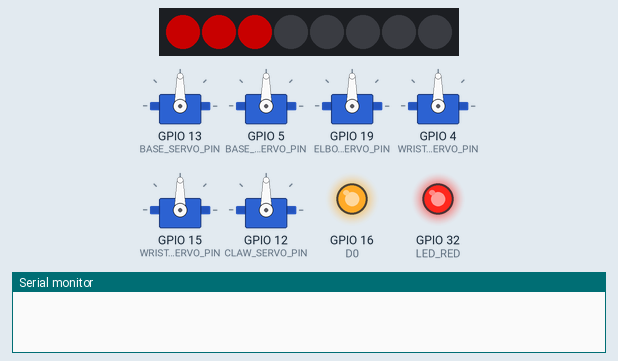
Recording of a program running on a simulated ESP32. Parts: 6 × servo, 8 RGB LEDs in strip order, left to right, output pins drawn as LEDs (lit = HIGH), the last lines printed to the serial monitor. Dim RGB values are drawn brighter than linear.

Above: at 0.2 s.
At 3.5 s:
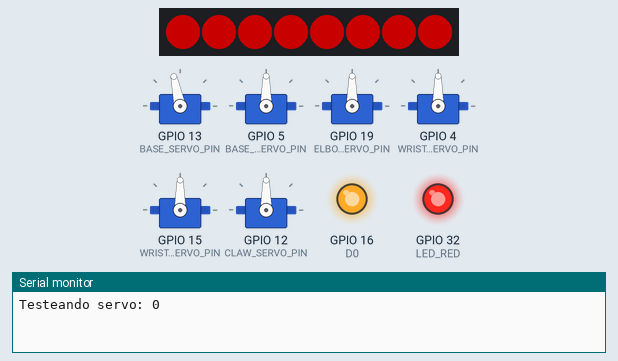
At 7.1 s:
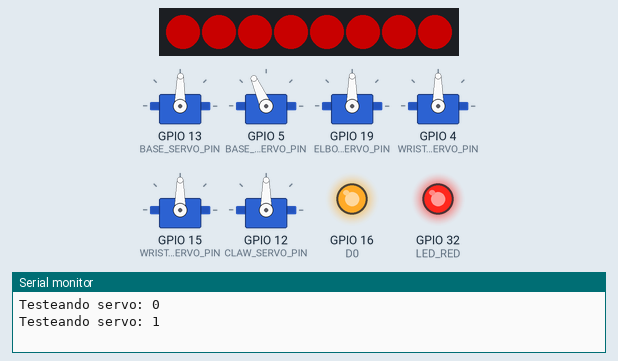
At 14.8 s:
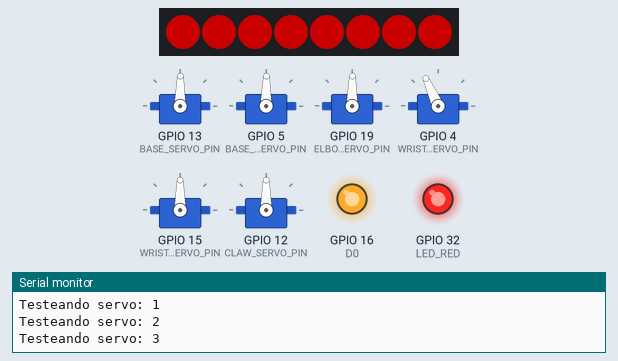
At 22.2 s:
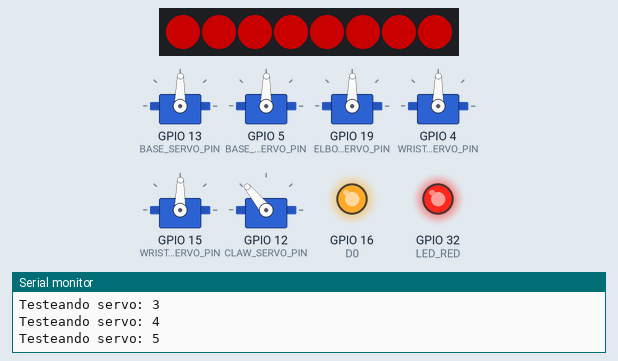
At 29.95 s:
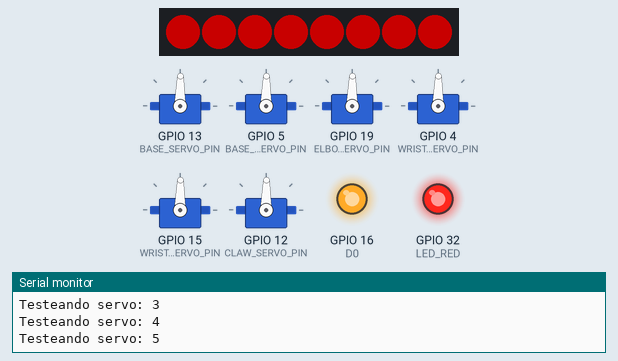
Timing chart, 0 to 40.0 s (numbered marks = the images above):
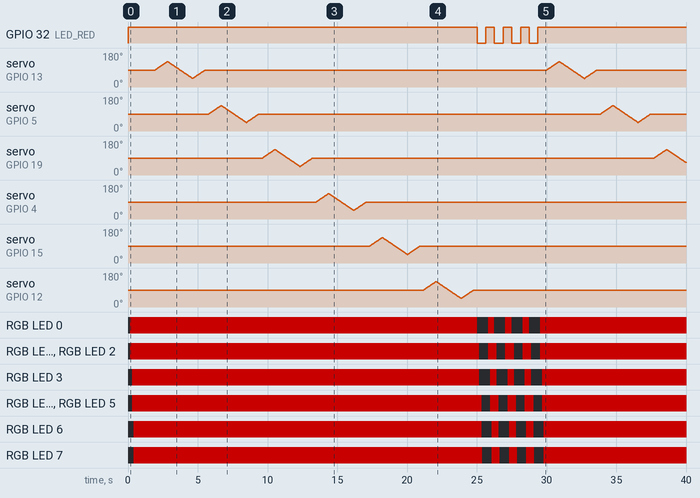

The program:

main.cpp
```cpp
// (licence header left out)
/*******************************************************************************
 * INCLUDE HEADER FILES
 ******************************************************************************/

#include <Arduino.h>
#include <ESP32Servo.h>
#include <FastLED.h>

#include "debug.h"
#include "pin_defines.h"

/*******************************************************************************
 * CONSTANT AND MACRO DEFINITIONS USING #DEFINE
 ******************************************************************************/

#define SMOOTH_TARGET 0.03 // multiplier for the target value on smoothing
#define SMOOTH_PREV 0.97   // multiplier for the previous value on smoothing
#define POS_TOLERANCE 0.5  // Tolerance for position, in degrees

/*******************************************************************************
 * ENUMERATIONS AND STRUCTURES AND TYPEDEFS
 ******************************************************************************/

typedef enum subs
{
    SUB_BASE, // Los 6 subs de los servos tienen que ser siempre los primeros 6
    SUB_BASE_JOINT,
    SUB_ELBOW,
    SUB_WRIST_YAW,
    SUB_WRIST_PITCH,
    SUB_CLAW,
    SUB_RGB,
    SUB_LED_RED,
    SUBSCRIPTIONS
} SUBS_T;

/*******************************************************************************
 * FUNCTION PROTOTYPES FOR PRIVATE FUNCTIONS WITH FILE LEVEL SCOPE
 ******************************************************************************/

static void setup_gpios(void);
static void cycle_color(CRGB color);

/*******************************************************************************
 * ROM CONST VARIABLES WITH FILE LEVEL SCOPE
 ******************************************************************************/

/*******************************************************************************
 * STATIC VARIABLES AND CONST VARIABLES WITH FILE LEVEL SCOPE
 ******************************************************************************/

static Servo servos[6];

// RGB strip
static CRGB leds[NUM_LEDS];

/*******************************************************************************
 *******************************************************************************
                        GLOBAL FUNCTION DEFINITIONS
 *******************************************************************************
 ******************************************************************************/

void setup()
{
    Serial.begin(115200);

    setup_gpios(); // initialize used GPIOS

    pinMode(LED_RED, OUTPUT);
    digitalWrite(LED_RED, LOW);

    ESP32PWM::allocateTimer(0);
    ESP32PWM::allocateTimer(1);
    ESP32PWM::allocateTimer(2);
    ESP32PWM::allocateTimer(3);

    for (int i = 0; i < 6; i++)
    {
        // if(i == SUB_ELBOW) continue;
        servos[i].setPeriodHertz(50); // standard 50 hz servo
    }

    servos[SUB_BASE].attach(BASE_SERVO_PIN, 1000, 2000);
    servos[SUB_BASE_JOINT].attach(BASE_JOINT_SERVO_PIN, 1000, 2000);
    servos[SUB_ELBOW].attach(ELBOW_SERVO_PIN, 1000, 2000);
    servos[SUB_WRIST_YAW].attach(WRIST_YAW_SERVO_PIN, 1000, 2000);
    servos[SUB_WRIST_PITCH].attach(WRIST_PITCH_SERVO_PIN, 1000, 2000);
    servos[SUB_CLAW].attach(CLAW_SERVO_PIN, 1000, 2000);

    FastLED.addLeds<WS2812B, LED_PIN, GRB>(leds, NUM_LEDS);
    FastLED.setBrightness(100);

    digitalWrite(LED_RED, HIGH);
    cycle_color(CRGB::Red);

    for (int i = 0; i < 6; i++)
    {
        servos[i].write(90);
        delay(250);
    }

    for (int i = 0; i < 6; i++)
    {
        // if(i == SUB_ELBOW) continue;

        Serial.print("\n\nTesteando servo: ");
        Serial.println(i);
        Serial.println("\n");

        for (int j = 90; j < 135; j++)
        {
            servos[i].write(j);
            delay(20);
        }
        for (int j = 135; j > 45; j--)
        {
            servos[i].write(j);
            delay(20);
        }
        for (int j = 45; j < 90; j++)
        {
            servos[i].write(j);
            delay(20);
        }

        delay(250);
    }
}

void loop()
{
    digitalWrite(LED_RED, LOW);
    cycle_color(CRGB::Black);
    delay(200);
    digitalWrite(LED_RED, HIGH);
    cycle_color(CRGB::Red);
    delay(200);

    digitalWrite(LED_RED, LOW);
    cycle_color(CRGB::Black);
    delay(200);
    digitalWrite(LED_RED, HIGH);
    cycle_color(CRGB::Red);
    delay(200);

    digitalWrite(LED_RED, LOW);
    cycle_color(CRGB::Black);
    delay(200);
    digitalWrite(LED_RED, HIGH);
    cycle_color(CRGB::Red);
    delay(200);

    digitalWrite(LED_RED, LOW);
    cycle_color(CRGB::Black);
    delay(200);
    digitalWrite(LED_RED, HIGH);
    cycle_color(CRGB::Red);
    delay(200);

    for (int i = 0; i < 6; i++)
    {

        // if(i == SUB_ELBOW) continue;
        Serial.print("\n\nTesteando servo: ");
        Serial.println(i);
        Serial.println("\n");

        for (int j = 90; j < 135; j++)
        {
            servos[i].write(j);
            delay(20);
        }
        for (int j = 135; j > 45; j--)
        {
            servos[i].write(j);
            delay(20);
        }
        for (int j = 45; j < 90; j++)
        {
            servos[i].write(j);
            delay(20);
        }

        delay(250);
    }
}

/*******************************************************************************
 *******************************************************************************
                        LOCAL FUNCTION DEFINITIONS
 *******************************************************************************
 ******************************************************************************/

static void setup_gpios(void)
{
    pinMode(Board_LED, OUTPUT);
    digitalWrite(Board_LED, Board_LED_OFF);
    pinMode(External_LED, OUTPUT);
    digitalWrite(External_LED, External_LED_OFF);
}

static void cycle_color(CRGB color)
{
    for (int i = 0; i < NUM_LEDS; i++)
    {
        leds[i] = CRGB::Black;
        FastLED.show();
        delay(50);
        leds[i] = color;
        FastLED.show();
    }
    FastLED.show();
}
```

debug.h
```cpp
// (licence header left out)
#ifndef _DEBUG_H_
#define _DEBUG_H_

/*******************************************************************************
 * CONSTANT AND MACRO DEFINITIONS USING #DEFINE
 ******************************************************************************/

#define DEBUG_OFF 0
#define DEBUG_ON 1
#define debug DEBUG_ON
#define debug_message(fmt)     \
    do                         \
    {                          \
        if (debug)             \
            Serial.print(fmt); \
    } while (0)

#define serial_message(fmt)          \
    do                               \
    {                                \
        if (debug)                   \
            Serial.print(">>> ");    \
        Serial.print(fmt);           \
        if (debug)                   \
            Serial.print(" <<<<\n"); \
    } while (0)

#endif // _DEBUG_H_
```

pin_defines.h
```cpp
// (licence header left out)
#ifndef _PIN_DEFINES_H_
#define _PIN_DEFINES_H_

/*******************************************************************************
 * CONSTANT AND MACRO DEFINITIONS USING #DEFINE
 ******************************************************************************/

#define D0  16
#define D1  5
#define D2  4
#define D3  0
#define D4  2
#define D5  14
#define D6  12
#define D7  13
#define D8  15

#define BASE_SERVO_PIN          13 //funciona
#define BASE_JOINT_SERVO_PIN    05 //funciona
#define ELBOW_SERVO_PIN         19 //no funciona
#define WRIST_YAW_SERVO_PIN     4 //funciona
#define WRIST_PITCH_SERVO_PIN   15 //funciona
#define CLAW_SERVO_PIN          12 //funciona

#define NUM_LEDS  8
#define LED_PIN   14

#define LED_RED   32 //funciona

#define Board_LED D0
#define External_LED D1
#define Board_LED_OFF  1
#define Board_LED_ON   0
#define External_LED_OFF  0
#define External_LED_ON   1

#endif // _PIN_DEFINES_H
```

Measured:
- by itself, GPIO 32 (LED_RED): alternates HIGH for 0.62 s and LOW for 0.62 s, 8 changes in all, then stays HIGH
- by itself, RGB LED 0: repeats every 1.2 s: off 0.78 s, RGB(100, 0, 0) 0.46 s, until it stays RGB(100, 0, 0) from 29.5 s
- by itself, RGB LED 1, RGB LED 2: repeats every 1.2 s: off 0.62 s, RGB(100, 0, 0) 0.62 s, until it stays RGB(100, 0, 0) from 29.5 s
- by itself, RGB LED 3: repeats every 1.2 s: off 0.78 s, RGB(100, 0, 0) 0.46 s, until it stays RGB(100, 0, 0) from 29.7 s
- by itself, RGB LED 4, RGB LED 5: repeats every 1.2 s: off 0.62 s, RGB(100, 0, 0) 0.62 s, until it stays RGB(100, 0, 0) from 29.7 s
- by itself, RGB LED 6: repeats every 1.2 s: off 0.73 s, RGB(100, 0, 0) 0.52 s, until it stays RGB(100, 0, 0) from 29.8 s
- by itself, RGB LED 7: repeats every 1.2 s: off 0.68 s, RGB(100, 0, 0) 0.57 s, until it stays RGB(100, 0, 0) from 29.8 s
